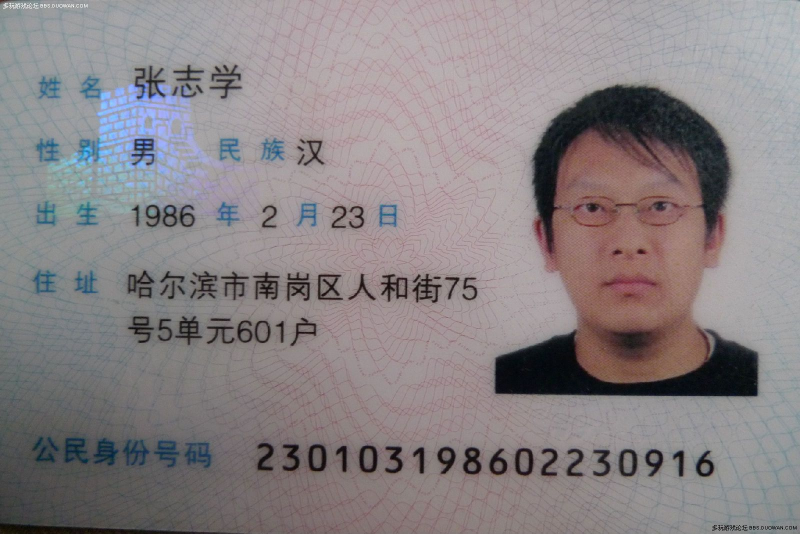
#> input picture 1.jpg, 1600 x 1067 px (shown at 1/2 size); its folder holds only this picture in this run
$ python cvtesserID.py
#> lines starting #> are read from the running program, lines starting #| are printed output that depends on the picture; after the words box and inside, x2 and y2 are one past the last pixel; in counts of white or black regions, pixels touching at a corner belong together
#!/usr/bin/env python
#coding=utf-8

""" Use pytesseract(Google OCR library) recognize ID number.
    使用 pytesseract 识别 18 位身份证号。
"""

from PIL import Image
import pytesseract
import cv2
import os
import string
import re
import numpy as np
import heapq

def main():
    # for i in range(1, 16):
    #     tesseractID("./" + str(i) + ".jpg")

    # 识别当前目录下所有.jpg图片中的身份证号
    imgFiles = []
    for idx, filename in enumerate(os.listdir(".")):
        if filename.endswith(".jpg"):
            imgFiles.insert(idx, filename)
    for img in imgFiles:
        tesseractID("./" + img)

#身份证号码识别，先对图片进行黑白处理，裁剪出身份证号，然后识别
def tesseractID(path):
#> called with path = './1.jpg'
    img = cv2.imread(path, 0)
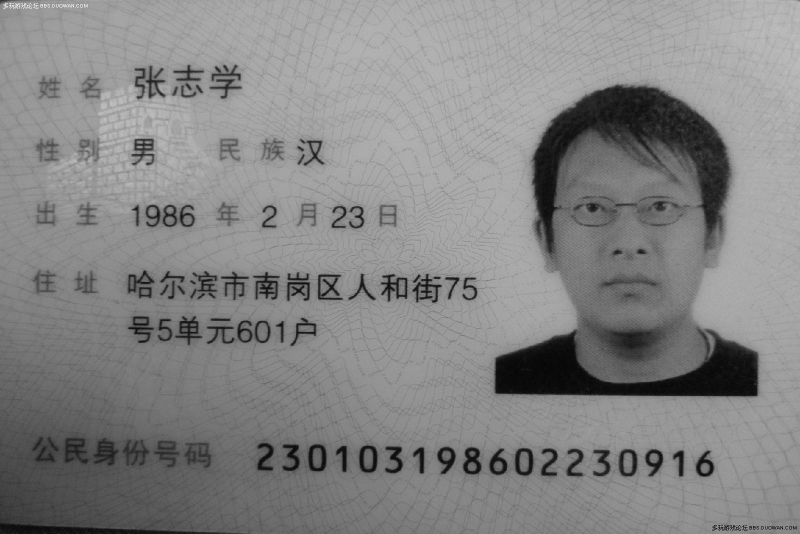
#> img: shape (1067, 1600) (shown at 1/2 size); min 0, max 255, mean 132.6
    img = cv2.resize(img, (1200, 900))
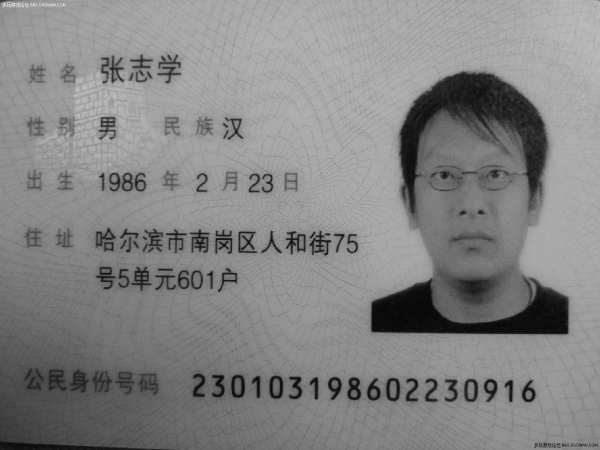
#> img: shape (900, 1200) (shown at 1/2 size); min 1, max 254, mean 132.5

    #二值
    kernel = cv2.getStructuringElement(cv2.MORPH_RECT, (3, 3))
    retval, binaryed = cv2.threshold(img, 80, 255, cv2.THRESH_BINARY);
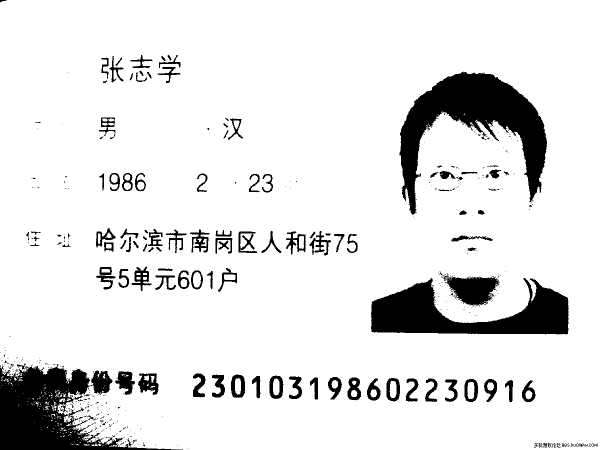
#> binaryed: shape (900, 1200) (shown at 1/2 size); 89.1% white; 520 black regions (402 under 20 px), largest, box (x1, y1, x2, y2) and area: (799, 143, 1094, 430) 31156, (0, 727, 366, 900) 25661, (742, 556, 1137, 669) 23548

    # [21 lines of commented-out code are left out]
    kernel = cv2.getStructuringElement(cv2.MORPH_RECT, (40, 20))
    eroded = cv2.erode(binaryed, kernel)
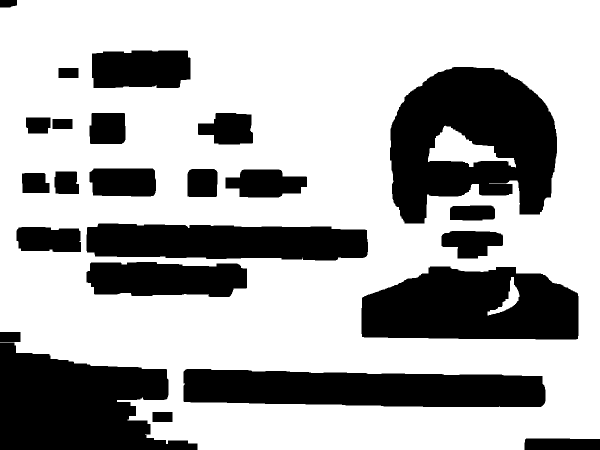
#> eroded: shape (900, 1200) (shown at 1/2 size); 67.7% white; 24 black regions, largest, box (x1, y1, x2, y2) and area: (780, 134, 1114, 447) 71704, (0, 685, 395, 900) 56412, (723, 533, 1157, 679) 52094

    # cv2.imshow("cannyed", eroded)
    # k = cv2.waitKey(0)

    #黑白反色，将字转为白色，为下一步框选做准备
    inverted = cv2.bitwise_not(eroded)
#> inverted: shape (900, 1200); 32.3% white; 24 white regions

    # cv2.imshow("inverted", inverted)
    # k = cv2.waitKey(0)

    #框选出前景中，识别出的文本块
    contours, hierarchy = cv2.findContours(inverted, cv2.RETR_LIST, cv2.CHAIN_APPROX_NONE)
#> contours = 26 contours; largest, box (x1, y1, x2, y2) and area: (780, 134, 1114, 447) 77568, (0, 685, 395, 900) 55683, (723, 533, 1157, 679) 52924, (367, 738, 1091, 814) 45913, (173, 447, 736, 521) 35152

    #在所有文本框中挑出最长的三个框，身份证号应该在其中
    IDcnts = findIDcnt(contours)

    #画框
    # cv2.drawContours(img, IDcnts, -1, (255,0,0), 3)
    # cv2.imshow("img", img)
    # k = cv2.waitKey(0)

    IDimgs = []
    for idx, IDcnt in enumerate(IDcnts):
        x, y, w, h = cv2.boundingRect(IDcnt)
        #裁剪图片，并储存在IDimgs中
        IDimg = img[y: y + h, x: x + w]
        IDimgs.insert(idx, IDimg)

        # cv2.imshow("IDimg", IDimg)
        # k = cv2.waitKey(0)

    #将三张可能的框出的图片丢给tesseract识别，得到身份证
    IDstring = tesseractImg(IDimgs)
    print(path + ": " + IDstring)

    cv2.destroyAllWindows()

#在所有的框中挑出三个最宽的矩形框
def findIDcnt(countours):
    #保存所有框的宽度
    widths = []
    for idx, cnt in enumerate(countours):
        x, y, width, height = cv2.boundingRect(cnt)
        widths.insert(idx, width)
#> this loop made 26 passes
#> (x, y, width, height) on passes 1 to 12: (1049, 877, 151, 23), (305, 824, 40, 20), (367, 738, 724, 76), (0, 685, 395, 215), (0, 664, 41, 20), (974, 553, 66, 79), (723, 533, 434, 146), (173, 524, 321, 70), (883, 462, 123, 55), (33, 454, 129, 50), (173, 447, 563, 74), (900, 411, 90, 30)
#> after the loop, widths = 26 values, max 724 at index 2, min 34 at index 25, mean 176.6

    #挑出宽度前三的三个宽度
    IDList = heapq.nlargest(3, widths)
#> IDList = [724, 563, 434]
    #根据这三个宽度，找出对应的那三个矩形框
    IDcnts = []
    for idx, item in enumerate(IDList):
        index = widths.index(item)
        IDcnts.insert(idx, countours[index])
#> this loop made 3 passes
#> (item, index) on passes 1 to 3: (724, 2), (563, 10), (434, 6)
#> after the loop, IDcnts = 3 contours; box (x1, y1, x2, y2) and area: (723, 533, 1157, 679) 52924, (367, 738, 1091, 814) 45913, (173, 447, 736, 521) 35152
#> the loop in tesseractID, `for idx, IDcnt in enumerate(IDcnts):` made 3 passes
#> pass 1, in tesseractID, `IDimg = img[y: y + h, x: x + w]`:
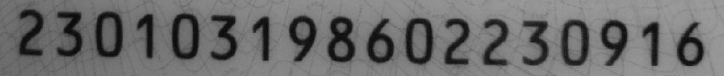
#> IDimg: shape (76, 724); min 5, max 159, mean 107.9
#> pass 2, in tesseractID, `IDimg = img[y: y + h, x: x + w]`:
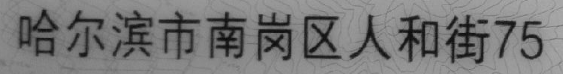
#> IDimg: shape (74, 563); min 9, max 175, mean 119.5
#> pass 3, in tesseractID, `IDimg = img[y: y + h, x: x + w]`:
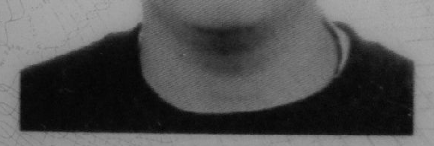
#> IDimg: shape (146, 434); min 1, max 173, mean 82.9
#> after the loop in tesseractID, `for idx, IDcnt in enumerate(IDcnts):`: IDimgs = 3 items
    # print IDcnts

    return IDcnts

#tesseract识别
def tesseractImg(imgs):
    for img in imgs:
        result = pytesseract.image_to_string(Image.fromarray(img), lang='chi_sim', config="-c tessedit_char_whitelist=0123456789X")
        # IDstring = re.sub("[\s+\.\!\/_,$%^*(+\"\']+|[+——！，。？、~@#￥%……&*（）“”=:-`′-]+".decode("utf8"), "".decode("utf8"), result)    #出去字符串中的标点符号

        if (len(result) == 18):
            return result
#> this loop made 1 pass

    return "ID not found!"

if __name__ == "__main__":
    main()
#> (the call stopped at in tesseractImg, `result = pytesseract.image_to_string(Image.fromarray(img), lang='chi_s..`: pytesseract is not available in this run)
